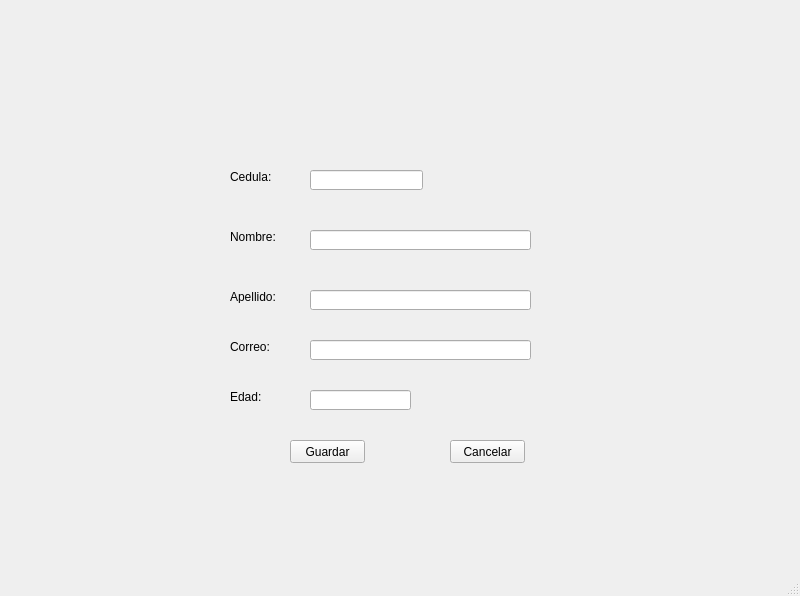
<?xml version="1.0" encoding="UTF-8"?>
<ui version="4.0">
 <class>vtn_principal</class>
 <widget class="QMainWindow" name="vtn_principal">
  <property name="geometry">
   <rect>
    <x>0</x>
    <y>0</y>
    <width>800</width>
    <height>596</height>
   </rect>
  </property>
  <property name="windowTitle">
   <string>MainWindow</string>
  </property>
  <widget class="QWidget" name="centralwidget">
   <widget class="QLineEdit" name="text_cedula">
    <property name="geometry">
     <rect>
      <x>310</x>
      <y>170</y>
      <width>113</width>
      <height>20</height>
     </rect>
    </property>
    <property name="maxLength">
     <number>10</number>
    </property>
   </widget>
   <widget class="QLineEdit" name="text_nombre">
    <property name="geometry">
     <rect>
      <x>310</x>
      <y>230</y>
      <width>221</width>
      <height>20</height>
     </rect>
    </property>
    <property name="maxLength">
     <number>50</number>
    </property>
   </widget>
   <widget class="QLineEdit" name="text_apellido">
    <property name="geometry">
     <rect>
      <x>310</x>
      <y>290</y>
      <width>221</width>
      <height>20</height>
     </rect>
    </property>
    <property name="maxLength">
     <number>50</number>
    </property>
   </widget>
   <widget class="QLabel" name="lbl_cedula">
    <property name="geometry">
     <rect>
      <x>230</x>
      <y>170</y>
      <width>47</width>
      <height>13</height>
     </rect>
    </property>
    <property name="text">
     <string>Cedula:</string>
    </property>
   </widget>
   <widget class="QLabel" name="lbl_nombre">
    <property name="geometry">
     <rect>
      <x>230</x>
      <y>230</y>
      <width>47</width>
      <height>13</height>
     </rect>
    </property>
    <property name="text">
     <string>Nombre:</string>
    </property>
   </widget>
   <widget class="QLabel" name="lbl_apellido">
    <property name="geometry">
     <rect>
      <x>230</x>
      <y>290</y>
      <width>47</width>
      <height>13</height>
     </rect>
    </property>
    <property name="text">
     <string>Apellido:</string>
    </property>
   </widget>
   <widget class="QPushButton" name="btn_guardar">
    <property name="geometry">
     <rect>
      <x>290</x>
      <y>440</y>
      <width>75</width>
      <height>23</height>
     </rect>
    </property>
    <property name="text">
     <string>Guardar</string>
    </property>
   </widget>
   <widget class="QPushButton" name="btn_cancelar">
    <property name="geometry">
     <rect>
      <x>450</x>
      <y>440</y>
      <width>75</width>
      <height>23</height>
     </rect>
    </property>
    <property name="text">
     <string>Cancelar</string>
    </property>
   </widget>
   <widget class="QLineEdit" name="text_correo">
    <property name="geometry">
     <rect>
      <x>310</x>
      <y>340</y>
      <width>221</width>
      <height>20</height>
     </rect>
    </property>
    <property name="maxLength">
     <number>50</number>
    </property>
   </widget>
   <widget class="QLabel" name="lbl_correo">
    <property name="geometry">
     <rect>
      <x>230</x>
      <y>340</y>
      <width>47</width>
      <height>13</height>
     </rect>
    </property>
    <property name="text">
     <string>Correo:</string>
    </property>
   </widget>
   <widget class="QLabel" name="lbl_edad">
    <property name="geometry">
     <rect>
      <x>230</x>
      <y>390</y>
      <width>47</width>
      <height>13</height>
     </rect>
    </property>
    <property name="text">
     <string>Edad:</string>
    </property>
   </widget>
   <widget class="QLineEdit" name="text_edad">
    <property name="geometry">
     <rect>
      <x>310</x>
      <y>390</y>
      <width>101</width>
      <height>20</height>
     </rect>
    </property>
   </widget>
  </widget>
  <widget class="QMenuBar" name="mnu_menu">
   <property name="geometry">
    <rect>
     <x>0</x>
     <y>0</y>
     <width>800</width>
     <height>21</height>
    </rect>
   </property>
  </widget>
  <widget class="QStatusBar" name="stb_estado"/>
 </widget>
 <tabstops>
  <tabstop>text_cedula</tabstop>
  <tabstop>text_nombre</tabstop>
  <tabstop>text_apellido</tabstop>
  <tabstop>text_correo</tabstop>
  <tabstop>text_edad</tabstop>
  <tabstop>btn_guardar</tabstop>
  <tabstop>btn_cancelar</tabstop>
 </tabstops>
 <resources/>
 <connections/>
</ui>
